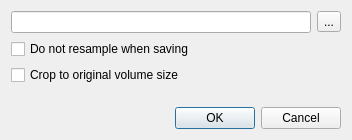
<?xml version="1.0" encoding="UTF-8"?>
<ui version="4.0">
 <class>DialogSaveVolume</class>
 <widget class="QDialog" name="DialogSaveVolume">
  <property name="geometry">
   <rect>
    <x>0</x>
    <y>0</y>
    <width>401</width>
    <height>163</height>
   </rect>
  </property>
  <property name="windowTitle">
   <string>Save Volume As</string>
  </property>
  <layout class="QVBoxLayout" name="verticalLayout">
   <property name="sizeConstraint">
    <enum>QLayout::SetFixedSize</enum>
   </property>
   <item>
    <layout class="QHBoxLayout" name="horizontalLayout">
     <item>
      <widget class="QLineEdit" name="lineEditFileName">
       <property name="minimumSize">
        <size>
         <width>300</width>
         <height>0</height>
        </size>
       </property>
      </widget>
     </item>
     <item>
      <widget class="QToolButton" name="toolButtonOpen">
       <property name="text">
        <string>...</string>
       </property>
       <property name="icon">
        <iconset resource="freeview.qrc">
         <normaloff>:/resource/icons/file_open_16.png</normaloff>:/resource/icons/file_open_16.png</iconset>
       </property>
      </widget>
     </item>
    </layout>
   </item>
   <item>
    <widget class="QCheckBox" name="checkBoxNoResample">
     <property name="text">
      <string>Do not resample when saving</string>
     </property>
    </widget>
   </item>
   <item>
    <widget class="QCheckBox" name="checkBoxCrop">
     <property name="text">
      <string>Crop to original volume size</string>
     </property>
    </widget>
   </item>
   <item>
    <spacer name="verticalSpacer">
     <property name="orientation">
      <enum>Qt::Vertical</enum>
     </property>
     <property name="sizeType">
      <enum>QSizePolicy::Fixed</enum>
     </property>
     <property name="sizeHint" stdset="0">
      <size>
       <width>20</width>
       <height>16</height>
      </size>
     </property>
    </spacer>
   </item>
   <item>
    <widget class="QDialogButtonBox" name="buttonBox">
     <property name="orientation">
      <enum>Qt::Horizontal</enum>
     </property>
     <property name="standardButtons">
      <set>QDialogButtonBox::Cancel|QDialogButtonBox::Ok</set>
     </property>
    </widget>
   </item>
  </layout>
 </widget>
 <resources>
  <include location="freeview.qrc"/>
 </resources>
 <connections>
  <connection>
   <sender>buttonBox</sender>
   <signal>rejected()</signal>
   <receiver>DialogSaveVolume</receiver>
   <slot>reject()</slot>
   <hints>
    <hint type="sourcelabel">
     <x>334</x>
     <y>153</y>
    </hint>
    <hint type="destinationlabel">
     <x>286</x>
     <y>162</y>
    </hint>
   </hints>
  </connection>
  <connection>
   <sender>toolButtonOpen</sender>
   <signal>clicked()</signal>
   <receiver>DialogSaveVolume</receiver>
   <slot>OnOpen()</slot>
   <hints>
    <hint type="sourcelabel">
     <x>379</x>
     <y>25</y>
    </hint>
    <hint type="destinationlabel">
     <x>400</x>
     <y>82</y>
    </hint>
   </hints>
  </connection>
  <connection>
   <sender>buttonBox</sender>
   <signal>accepted()</signal>
   <receiver>DialogSaveVolume</receiver>
   <slot>OnOK()</slot>
   <hints>
    <hint type="sourcelabel">
     <x>356</x>
     <y>153</y>
    </hint>
    <hint type="destinationlabel">
     <x>400</x>
     <y>156</y>
    </hint>
   </hints>
  </connection>
  <connection>
   <sender>checkBoxNoResample</sender>
   <signal>toggled(bool)</signal>
   <receiver>checkBoxCrop</receiver>
   <slot>setHidden(bool)</slot>
   <hints>
    <hint type="sourcelabel">
     <x>194</x>
     <y>64</y>
    </hint>
    <hint type="destinationlabel">
     <x>195</x>
     <y>86</y>
    </hint>
   </hints>
  </connection>
 </connections>
 <slots>
  <slot>OnOpen()</slot>
  <slot>OnOK()</slot>
 </slots>
</ui>
